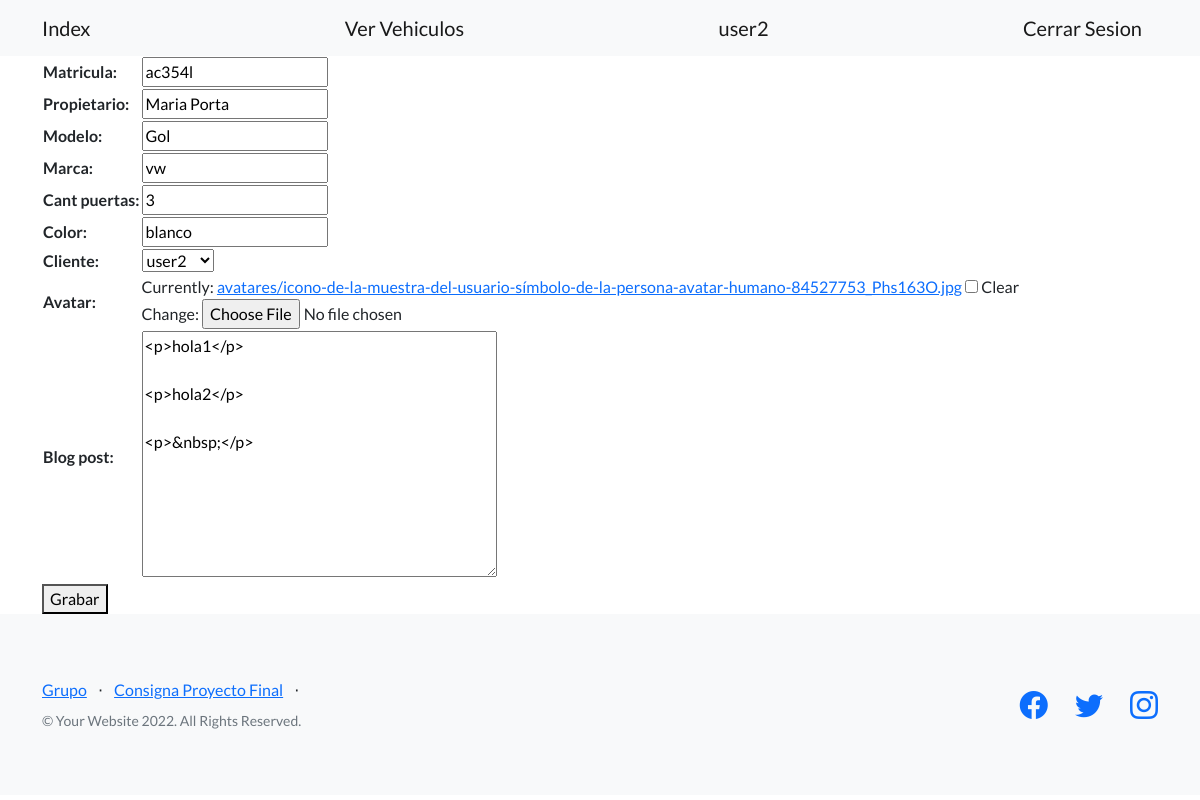
The app's page /avanzado/vehiculos/editar/2 (signed in) with its own data.
### avanzado/models.py (models this page shows, shortened)
class Vehiculo(models.Model):
    matricula = models.CharField(max_length=20)
    propietario = models.CharField(max_length=20)
    modelo = models.CharField(max_length=20)
    marca  = models.CharField(max_length=20)
    cant_puertas = models.IntegerField()
    color = models.CharField(max_length=20)
    chasis = models.CharField(max_length=20)
    avatar = models.ImageField(upload_to='avatares', null=True, blank=True)#
    cliente = models.OneToOneField(User, on_delete=models.CASCADE)###problema###
    blog_post=RichTextField(null=True)

### avanzado/views.py (the view)
# urls.py: path('vehiculos/editar/<int:pk>', views.EditarVehiculo.as_view(), name='editar_vehiculo'),
class EditarVehiculo(LoginRequiredMixin, UpdateView):
    model  = Vehiculo
    success_url = '/avanzado/vehiculos/'
    template_name = 'avanzado/editar_vehiculo.html'
    fields = ['matricula', 'propietario', 'modelo', 'marca', 'cant_puertas', 'color', 'cliente', 'avatar', 'blog_post']    #

### avanzado/templates/avanzado/editar_vehiculo.html (shortened to what this page needs)
{% extends 'padres/base.html' %}
{% block mi_contenido %}
<form action={% url 'editar_vehiculo' vehiculo.id %} method="POST" enctype="multipart/form-data">
    <table>
        {{form}}
    </table>
    <button>Grabar</button>
</form>
{% endblock mi_contenido %}

### home/templates/padres/base.html (shortened to what this page needs)
<!DOCTYPE html>
<html lang="en">
    <head>
        {% load static %}
        <link href="https://cdn.jsdelivr.net/npm/bootstrap-icons@1.5.0/font/bootstrap-icons.css" rel="stylesheet" type="text/css" />
        <link href={% static 'css/styles.css'%} rel="stylesheet" />
    </head>
    <body>
        <nav class="navbar navbar-light bg-light static-top">
            <div class="container">
                <a class="navbar-brand" href={% url 'index' %}>Index</a>
                <a class="navbar-brand" href={% url 'ver_vehiculos' %}>Ver Vehiculos</a>
                {% if request.user.is_authenticated %}
                    <a class="navbar-brand" href={% url 'perfil' %}>{{request.user.username}}</a>
                    <a class="navbar-brand" href={% url 'logout' %}>Cerrar Sesion</a>
                {% else %}
                    <a class="navbar-brand" href={% url 'login' %}>Iniciar Sesion</a>
                    <a class="navbar-brand" href={% url 'registrar' %}>Registrarse</a>
                {% endif %}
            </div>
        </nav>
        <div class="container">
        {% block mi_contenido %}
        {% endblock mi_contenido %}
        </div>
        <footer class="footer bg-light">
            <div class="container">
                <div class="row">
                    <div class="col-lg-6 h-100 text-center text-lg-start my-auto">
                        <ul class="list-inline mb-2">
                            <li class="list-inline-item"><a href={% url 'about' %}>Grupo</a></li>
                            <li class="list-inline-item">⋅</li>
                            <li class="list-inline-item"><a href={% url 'consignas' %}>Consigna Proyecto Final</a></li>
                            <li class="list-inline-item">⋅</li>
                        </ul>
                        <p class="text-muted small mb-4 mb-lg-0">&copy; Your Website 2022. All Rights Reserved.</p>
                    </div>
                    <div class="col-lg-6 h-100 text-center text-lg-end my-auto">
                        <ul class="list-inline mb-0">
                            <li class="list-inline-item me-4">
                                <a href="https://developers.facebook.com/docs/"><i class="bi-facebook fs-3"></i></a>
                            </li>
                            <li class="list-inline-item me-4">
                                <a href="https://help.twitter.com/"><i class="bi-twitter fs-3"></i></a>
                            </li>
                            <li class="list-inline-item">
                                <a href="https://help.instagram.com"><i class="bi-instagram fs-3"></i></a>
                            </li>
                        </ul>
                    </div>
                </div>
            </div>
        </footer>
    </body>
</html>

### records on screen
Vehiculo: matricula "ac354l", propietario "Maria Porta", modelo "Gol", marca "vw", cant_puertas "3", color "blanco", cliente "user2", blog_post "<p>hola1</p> <p>hola2</p> <p>&nbsp;</p>"

### other values on screen
{{ request.user.username }} "user2"
